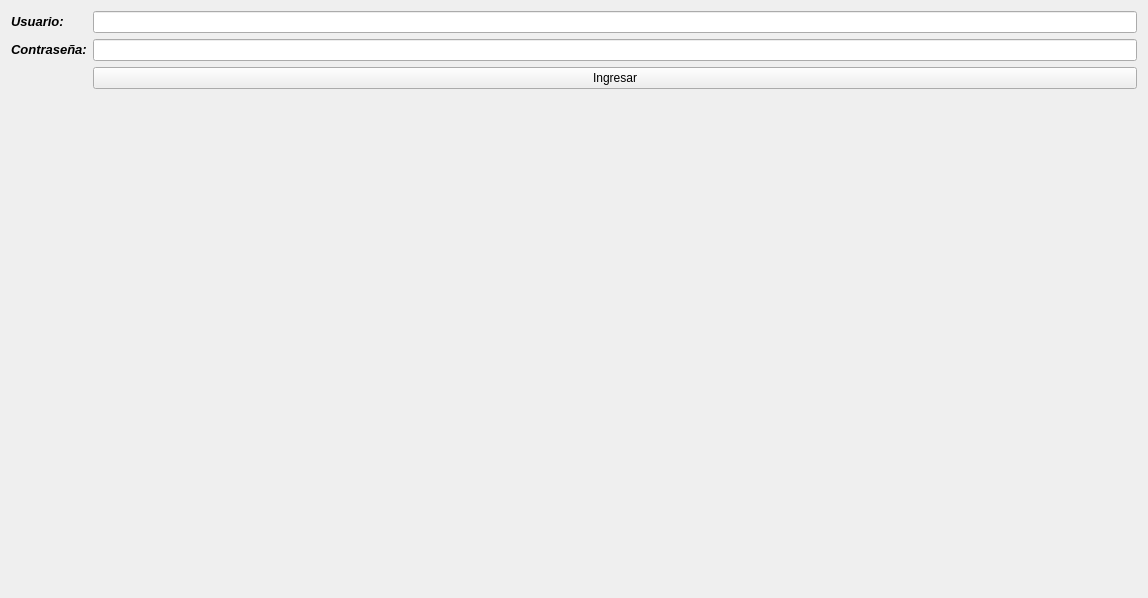
<?xml version="1.0" encoding="UTF-8"?>
<ui version="4.0">
 <class>VentanaLogin</class>
 <widget class="QWidget" name="VentanaLogin">
  <property name="geometry">
   <rect>
    <x>0</x>
    <y>0</y>
    <width>1137</width>
    <height>598</height>
   </rect>
  </property>
  <property name="windowTitle">
   <string>Iniciar Sesion</string>
  </property>
  <layout class="QVBoxLayout" name="verticalLayout">
   <item>
    <layout class="QFormLayout" name="formLayout">
     <item row="1" column="0">
      <widget class="QLabel" name="label_contraseña">
       <property name="text">
        <string>&lt;html&gt;&lt;head/&gt;&lt;body&gt;&lt;p&gt;&lt;span style=&quot; font-size:10pt; font-weight:600; font-style:italic;&quot;&gt;Contraseña:&lt;/span&gt;&lt;/p&gt;&lt;/body&gt;&lt;/html&gt;</string>
       </property>
      </widget>
     </item>
     <item row="1" column="1">
      <widget class="QLineEdit" name="contraseña_input">
       <property name="echoMode">
        <enum>QLineEdit::Password</enum>
       </property>
      </widget>
     </item>
     <item row="0" column="0">
      <widget class="QLabel" name="label_usuario">
       <property name="text">
        <string>&lt;html&gt;&lt;head/&gt;&lt;body&gt;&lt;p&gt;&lt;span style=&quot; font-size:10pt; font-weight:600; font-style:italic;&quot;&gt;Usuario:&lt;/span&gt;&lt;/p&gt;&lt;/body&gt;&lt;/html&gt;</string>
       </property>
      </widget>
     </item>
     <item row="0" column="1">
      <widget class="QLineEdit" name="usuario_input"/>
     </item>
     <item row="2" column="1">
      <widget class="QPushButton" name="login_btn">
       <property name="minimumSize">
        <size>
         <width>1044</width>
         <height>0</height>
        </size>
       </property>
       <property name="text">
        <string>Ingresar</string>
       </property>
      </widget>
     </item>
    </layout>
   </item>
  </layout>
 </widget>
 <resources/>
 <connections/>
</ui>
